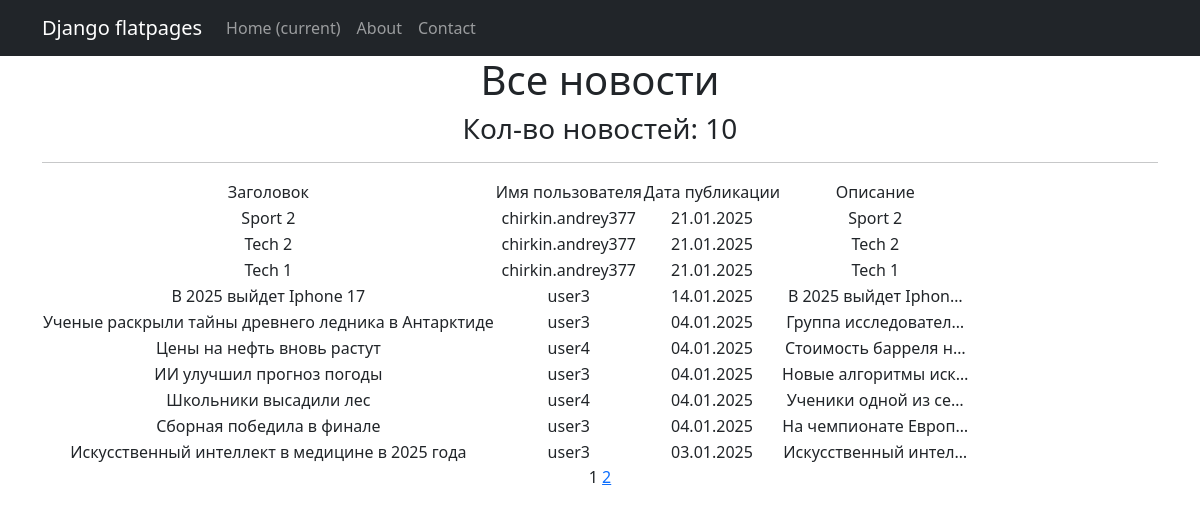
Screenshot of /news/ (signed in) with the database file from the repository.
### models_app/models.py (models this page shows, shortened)
class Post(models.Model):
    ARTICLE = 'AR'
    NEWS = 'NW'
    POST_TYPE_CHOICES = [
        (ARTICLE, 'Article'),
        (NEWS, 'News'),
    ]
    author = models.ForeignKey(Author, on_delete=models.CASCADE, related_name='posts')
    post_type = models.CharField(max_length=2, choices=POST_TYPE_CHOICES, default=ARTICLE)
    created_at = models.DateTimeField(auto_now_add=True)
    categories = models.ManyToManyField(Category, related_name='posts')
    title = models.CharField(max_length=255)
    content = models.TextField()
    rating = models.IntegerField(default=0)

class Author(models.Model):
    user = models.OneToOneField(User, on_delete=models.CASCADE, related_name='author')
    rating = models.IntegerField(default=0)

### models_app/views.py (the view)
# urls.py: path('news/', NewsList.as_view(), name='news_list'),
class NewsList(ListView):
    model = Post
    queryset = Post.objects.filter(post_type='NW').order_by('-created_at')
    template_name = 'news_list.html'
    context_object_name = 'news_list'
    paginate_by = 10
    def get_context_data(self, **kwargs):
        context = super().get_context_data(**kwargs)
        context['is_not_premium'] = not self.request.user.groups.filter(name='authors').exists()
        return context

### models_app/templatetags/custom_filters.py (called while the page is built)
@register.filter()
def censor(string):
    bad_words = ["убийство", "фальсификация", "хакеры"]
    if not isinstance(string, str):
        raise ValueError("Фильтр 'censor' можно применять только к строкам.")
    cleaned_string = ''.join(char for char in string if char.isalnum() or char.isspace()) #очистка строки от спец символов (!,$, и т.д.)
    words = cleaned_string.split()
    for word in words:
        if word.lower() in bad_words:
            censored_word = word[0] + "*" * (len(word) - 1)
            string = string.replace(word, censored_word)
    return string

@register.simple_tag(takes_context=True)
def url_replace(context, **kwargs):
   d = context['request'].GET.copy()
   for k, v in kwargs.items():
       d[k] = v
   return d.urlencode()

### templates/news_list.html (shortened to what this page needs)
{% extends 'flatpages/default.html' %}
{% load custom_filters %}
{% block content %}
<h1> Все новости </h1>
<h3> Кол-во новостей: {{ news_list|length }} </h3>
<hr>
{% if news_list %}
    <table>
           <tr>
               <td>Заголовок</td>
               <td>Имя пользователя</td>
               <td>Дата публикации</td>
               <td>Описание</td>
           </tr>
           {% for news in news_list %}
           <tr>
               <td>{{ news.title|censor }}</td>
               <td>{{ news.author.user.username }}</td>
               <td>{{ news.created_at|date:'d.m.Y' }}</td>
               <td>{{ news.content|censor|truncatechars:20 }}</td>
           </tr>
           {% endfor %}
       </table>
{% else %}
    <h2> Новостей нет! </h2>
{% endif %}
   {{ page_obj.number }}
   {% if page_obj.has_next %}
       <a href="?{% url_replace page=page_obj.next_page_number %}">{{ page_obj.next_page_number }}</a>
   {% endif %}
{% endblock content %}

### rows the page displays
Post: title|censor "Sport 2", author.user.username "chirkin.andrey377", created_at "21.01.2025", content|censor "Sport 2"
Post: title|censor "Tech 2", author.user.username "chirkin.andrey377", created_at "21.01.2025", content|censor "Tech 2"
Post: title|censor "Tech 1", author.user.username "chirkin.andrey377", created_at "21.01.2025", content|censor "Tech 1"
Post: title|censor "В 2025 выйдет Iphone 17", author.user.username "user3", created_at "14.01.2025", content|censor "В 2025 выйдет Iphon…"
Post: title|censor "Ученые раскрыли тайны древнего ледника в Антарктиде", author.user.username "user3", created_at "04.01.2025", content|censor "Группа исследовател…"
Post: title|censor "Цены на нефть вновь растут", author.user.username "user4", created_at "04.01.2025", content|censor "Стоимость барреля н…"
Post: title|censor "ИИ улучшил прогноз погоды", author.user.username "user3", created_at "04.01.2025", content|censor "Новые алгоритмы иск…"
Post: title|censor "Школьники высадили лес", author.user.username "user4", created_at "04.01.2025", content|censor "Ученики одной из се…"
Post: title|censor "Сборная победила в финале", author.user.username "user3", created_at "04.01.2025", content|censor "На чемпионате Европ…"
Post: title|censor "Искусственный интеллект в медицине в 2025 года", author.user.username "user3", created_at "03.01.2025", content|censor "Искусственный интел…"

### other values shown
{{ news_list|length }} "10"
{{ page_obj.number }} "1"
{{ page_obj.next_page_number }} "2"
